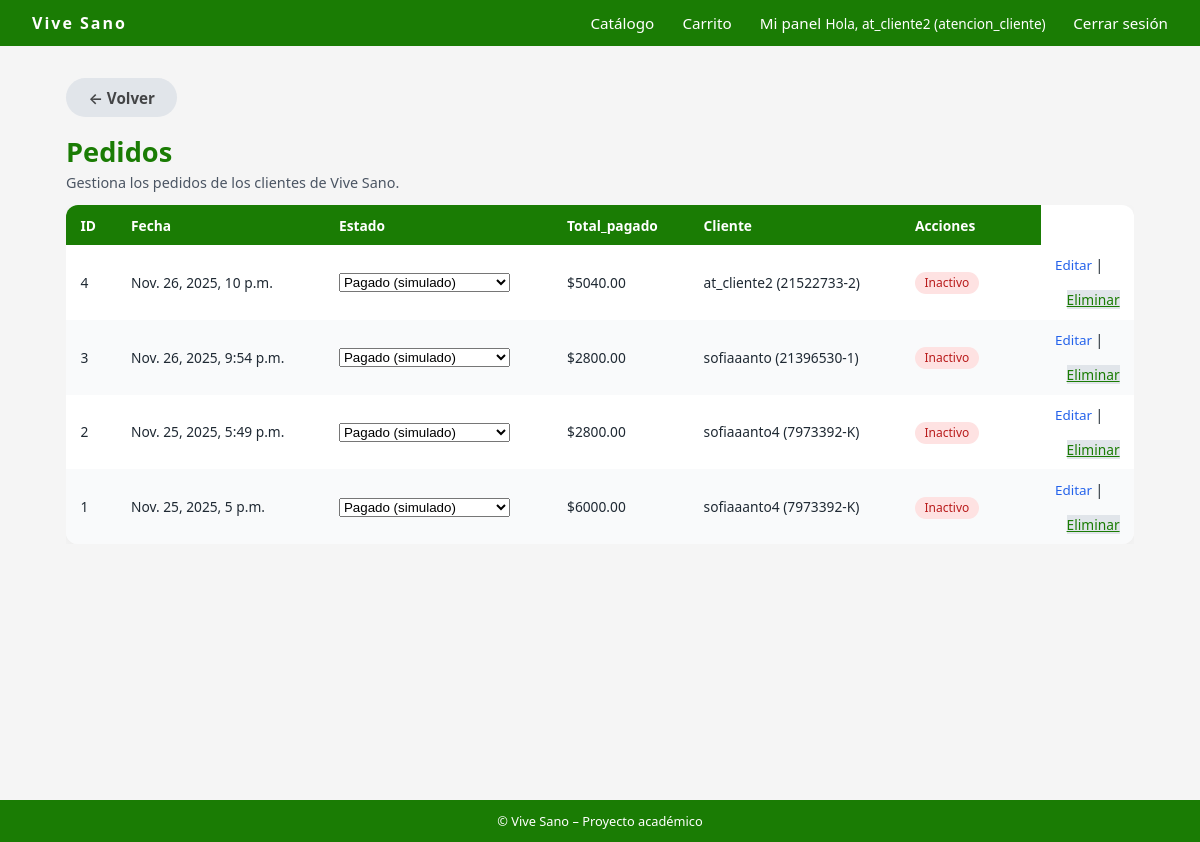
The page /productos/admin-lista-pedidos/ (signed in) on the database as committed earlier.
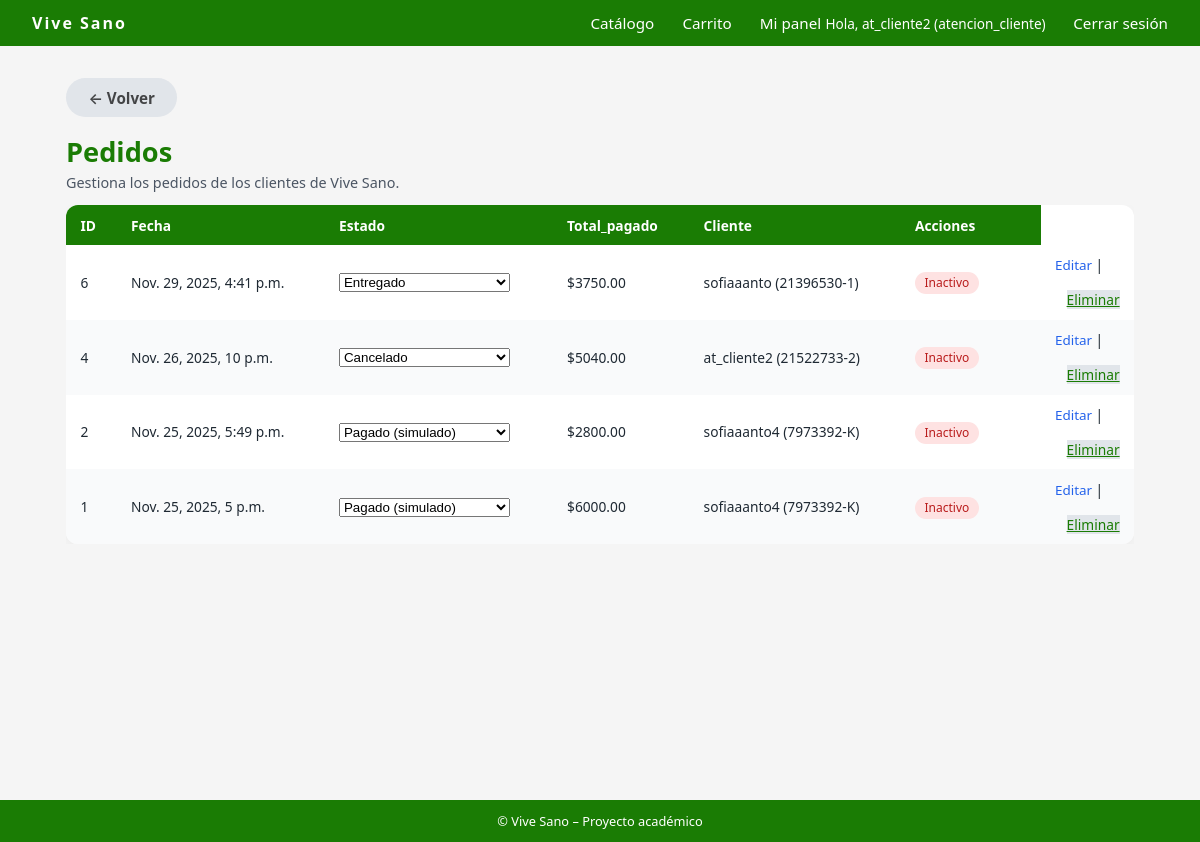
The same page on the database as committed later.
### usuarios/models.py (models this page shows, shortened)
class Usuario(AbstractUser):
    TIPO_CLIENTE = [
        ("natural", "Persona Natural"),
        ("empresa", "Empresa"),
        ("admin", "Administrador"),
        ("atencion_cliente", "Atención al Cliente"),
    ]
    rut = models.CharField(max_length=12, unique=True, blank=True, null=True)
    tipo_cliente = models.CharField(
        max_length=20,
        choices=TIPO_CLIENTE,
        default="natural"
    )
    def __str__(self):
        if self.rut:
            return f"{self.username} ({self.rut})"
        return self.username

### productos/models.py (models this page shows, shortened)
class Pedido(models.Model):
    ESTADOS = [
        ("pendiente", "Pendiente (sin pago real)"),
        ("pagado", "Pagado (simulado)"),
        ("en camino", "En camino"),
        ("entregado", "Entregado"),
        ("cancelado", "Cancelado"),
        ("modificado", "Modificado"),
    ]
    usuario = models.ForeignKey(settings.AUTH_USER_MODEL, on_delete=models.CASCADE)
    creado = models.DateTimeField(auto_now_add=True)
    actualizado = models.DateTimeField(auto_now=True)
    total = models.DecimalField(max_digits=10, decimal_places=2, default=0)
    estado = models.CharField(max_length=20, choices=ESTADOS, default="pendiente")

### productos/views.py (the view)
# urls.py: path("admin-lista-pedidos/", views.listar_pedidos, name="listar_pedidos"),
@login_required
def listar_pedidos(request):
    pedidos = Pedido.objects.all().order_by("-creado")
    return render(request, "productos/listar_pedidos.html", {"pedidos": pedidos})

### productos/templates/productos/listar_pedidos.html (shortened to what this page needs)
{% extends 'core/base.html' %}
    {% block content %}
    <div class="container">
    <a href="{% url 'dashboard' %}" class="btn btn-secondary"
   style="
        display: inline-flex;
        align-items: center;
        gap: 6px;
        text-decoration: none;
        color: #000000b3;
        font-weight: 600;
        margin-bottom: 1rem;
   ">
    ← Volver
    </a>
            <div>
                <h1 class="admin-title">Pedidos</h1>
                <p class="admin-subtitle">
                Gestiona los pedidos de los clientes de Vive Sano.
                </p>
            </div>
            {% if pedidos %}
            <div class="admin-table-wrapper">
                <table class="admin-table">
                <thead>
                    <tr>
                    <th>ID</th>
                    <th>Fecha</th>
                    <th>Estado</th>
                    <th>Total_pagado</th>
                    <th>Cliente</th>
                    <th style="width:140px;">Acciones</th>
                    </tr>
                </thead>
                <tbody>
                    {% for p in pedidos %}
                    <tr>
                    <td>{{ p.id }}</td>
                    <td>{{ p.creado}}</td>
                        <td>
                            <form method="POST" action="{% url 'editar_estado_pedido' p.id %}">
                                <select name="estado" onchange="this.form.submit()">
                                    {% for value, label in p.ESTADOS %}
                                        <option value="{{ value }}" {% if p.estado == value %}selected{% endif %}>
                                            {{ label }}
                                        </option>
                                    {% endfor %}
                                </select>
                            </form>
                        </td>
                    <td>${{ p.total}}</td>
                    <td>{{ p.usuario }}</td>
                    <td>
                        {% if p.activo %}
                        <span class="badge-status badge-ok">Activo</span>
                        {% else %}
                        <span class="badge-status badge-off">Inactivo</span>
                        {% endif %}
                    </td>
                    <td>
                        <a href="{% url 'editar_pedido' p.id %}" class="admin-link">
                        Editar
                        </a>
                        |
                        <div style="margin-top:1rem; text-align:right;">
                            <a href="{% url 'eliminar_pedido' p.id %}" class="btn-secondary btn-danger"
                                onclick="return confirm('¿Estás seguro que quieres eliminar este pedido?');">
                                Eliminar
                            </a>
                        </div>
                    </td>
                    </tr>
                    {% endfor %}
                </tbody>
                </table>
            </div>
            {% else %}
            <p>No hay pedidos registrados.</p>
            {% endif %}
        </div>
    </div>
{% endblock %}

### core/templates/core/base.html (shortened to what this page needs)
{% load static %}
<!DOCTYPE html>
<html>
<head>
    <link rel="stylesheet" href="{% static 'core/css/styles.css' %}">
</head>
<body>
<div class="site-wrapper">
    <header>
        <nav class="navbar">
            <div class="navbar-logo">
                Vive Sano
            </div>
            <div class="navbar-nav">
                <a href="{% url 'catalogo_productos' %}">Catálogo</a>
                {% if user.is_authenticated %}
                    <a href="{% url 'ver_carrito' %}">Carrito</a>
                    <a href="{% url 'dashboard' %}">Mi panel</a>
                    <span class="navbar-user">
                        Hola, {{ user.username }} ({{ user.tipo_cliente }})
                    </span>
                    <a href="{% url 'logout' %}">Cerrar sesión</a>
                {% else %}
                    <a href="{% url 'login' %}">Iniciar sesión</a>
                    <a href="{% url 'registrar' %}">Crear cuenta</a>
                {% endif %}
            </div>
        </nav>
    </header>
    <main>
        {% block content %}{% endblock %}
    <footer class="footer">
        © {{ now|date:"Y" }} Vive Sano – Proyecto académico
    </footer>
</body>
</html>

### core/static/core/css/styles.css (style rules this page uses)
* { margin: 0; padding: 0; box-sizing: border-box; }
body { font-family: system-ui, -apple-system, BlinkMacSystemFont, "Segoe UI", sans-serif; background-color: #f5f5f5; color: #1f2933; }
.site-wrapper { min-height: 100vh; display: flex; flex-direction: column; }
main { flex: 1; }
.navbar { background-color:hsl(109, 94%, 25%); color: #ffffff; padding: 0.75rem 2rem; display: flex; align-items: center; justify-content: space-between; }
.navbar-logo { font-weight: 700; letter-spacing: 2px; }
.navbar-nav a { color: #ffffff; text-decoration: none; margin-left: 1.5rem; font-size: 0.95rem; }
.navbar-user { font-size: 0.85rem; }
.container { max-width: 1100px; margin: 2rem auto; padding: 0 1rem; }
.btn { display: inline-block; padding: 0.6rem 1.4rem; border-radius: 999px; border: none; cursor: pointer; font-size: 0.95rem; font-weight: 600; text-decoration: none; text-align: center; }
.btn-secondary { background-color: #e1e5ea; color:hsl(109, 94%, 25%); }
.footer { background-color: hsl(109, 94%, 25%); color: #ffffff; text-align: center; padding: 0.75rem; font-size: 0.8rem; }
.admin-title { font-size: 1.7rem; color: hsl(109, 94%, 25%); }
.admin-subtitle { font-size: 0.9rem; color: #4b5563; margin-top: 0.2rem; }
.admin-table-wrapper { overflow-x: auto; margin-top: 0.8rem; }
.admin-table { width: 100%; border-collapse: collapse; border-radius: 12px; overflow: hidden; background-color: #ffffff; box-shadow: 0 4px 12px rgba(0,0,0,0.04); }
.admin-table th, .admin-table td { padding: 0.65rem 0.9rem; font-size: 0.86rem; text-align: left; }
.admin-table thead tr { background-color: hsl(109, 94%, 25%); color: #ffffff; }
.admin-table tbody tr:nth-child(even) { background-color: #f9fafb; }
.badge-status { padding: 0.15rem 0.6rem; border-radius: 999px; font-size: 0.75rem; }
.badge-off { background-color: #fee2e2; color: #b91c1c; }
.admin-link { font-size: 0.84rem; color: #2563eb; text-decoration: none; }
.admin-title { font-size: 1.7rem; color: hsl(109, 94%, 25%); margin: 0; }

Rows that differ between the two databases and show on the page:
removed Pedido: id "3", creado "Nov. 26, 2025, 9:54 p.m.", estado "Pagado (simulado)", total "2800.00", usuario "sofiaaanto (21396530-1)"
added Pedido: id "6", creado "Nov. 29, 2025, 4:41 p.m.", estado "Entregado", total "3750.00", usuario "sofiaaanto (21396530-1)"
changed Pedido "at_cliente2 (21522733-2)": estado "Pagado (simulado)" → "Cancelado"
